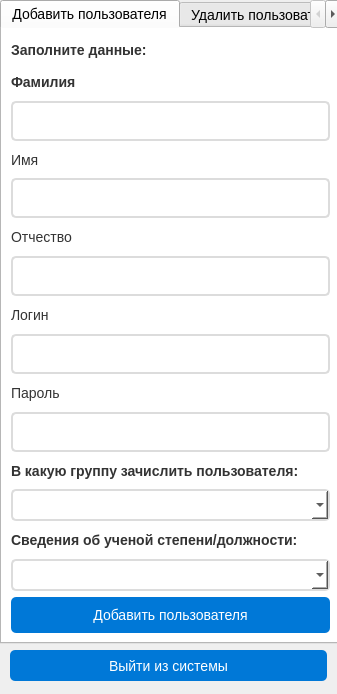
<?xml version="1.0" encoding="UTF-8"?>
<ui version="4.0">
 <class>Admin</class>
 <widget class="QWidget" name="Admin">
  <property name="geometry">
   <rect>
    <x>0</x>
    <y>0</y>
    <width>337</width>
    <height>694</height>
   </rect>
  </property>
  <property name="windowTitle">
   <string>Form</string>
  </property>
  <property name="styleSheet">
   <string notr="true">/* Admin Window Style */
QMainWindow {
    background-color: #f5f5f5; /* Светло-серый фон для главного окна */
    border: 1px solid #dcdcdc; /* Граница окна */
}

/* Tab Widgets Style */
QTabWidget {
    border: 2px solid #dcdcdc; /* Граница для таблицы */
    border-radius: 5px; /* Скругленные углы */
    background-color: #ffffff; /* Белый фон */
    font-size: 14px; /* Размер шрифта */
}

/* Line Edits */
QLineEdit {
    border: 2px solid #dcdcdc; /* Граница для полей ввода */
    border-radius: 5px; /* Скругленные углы */
    padding: 5px; /* Отступ внутри поля ввода */
    font-size: 14px; /* Размер шрифта */
    background-color: #ffffff; /* Белый фон */
}

/* Combo Box Style */
QComboBox {
    border: 2px solid #dcdcdc; /* Граница для комбо-бокса */
    border-radius: 5px; /* Скругленные углы */
    padding: 5px; /* Отступ внутри комбо-бокса */
    font-size: 14px; /* Размер шрифта */
    background-color: #ffffff; /* Белый фон */
}

/* Buttons */
QPushButton {
    background-color: #0078d7; /* Синий фон кнопки */
    color: #ffffff; /* Белый цвет текста */
    border: none; /* Убираем границу */
    border-radius: 5px; /* Скругленные углы */
    padding: 10px; /* Отступ внутри кнопки */
    font-size: 14px; /* Размер шрифта */
}

QPushButton:hover {
    background-color: #005bb5; /* Темно-синий фон при наведении */
}

QPushButton:pressed {
    background-color: #004494; /* Еще более темный фон при нажатии */
}

/* Labels */
QLabel {
    font-size: 14px; /* Размер шрифта */
    color: #333333; /* Темно-серый цвет текста */
}

/* Message Boxes */
QMessageBox {
    background-color: #ffffff; /* Белый фон для окон сообщений */
    border: 1px solid #dcdcdc; /* Граница окна сообщения */
}
</string>
  </property>
  <widget class="QTabWidget" name="tabWidget">
   <property name="geometry">
    <rect>
     <x>0</x>
     <y>0</y>
     <width>341</width>
     <height>644</height>
    </rect>
   </property>
   <property name="font">
    <font>
     <pointsize>-1</pointsize>
    </font>
   </property>
   <property name="currentIndex">
    <number>0</number>
   </property>
   <widget class="QWidget" name="tab">
    <attribute name="title">
     <string>Добавить пользователя</string>
    </attribute>
    <layout class="QVBoxLayout" name="verticalLayout">
     <item>
      <widget class="QLabel" name="label_4">
       <property name="font">
        <font>
         <pointsize>-1</pointsize>
         <bold>true</bold>
        </font>
       </property>
       <property name="text">
        <string>Заполните данные:</string>
       </property>
      </widget>
     </item>
     <item>
      <widget class="QLabel" name="label">
       <property name="minimumSize">
        <size>
         <width>0</width>
         <height>25</height>
        </size>
       </property>
       <property name="font">
        <font>
         <pointsize>-1</pointsize>
         <bold>true</bold>
         <underline>false</underline>
        </font>
       </property>
       <property name="text">
        <string>Фамилия</string>
       </property>
      </widget>
     </item>
     <item>
      <widget class="QLineEdit" name="Family">
       <property name="minimumSize">
        <size>
         <width>0</width>
         <height>40</height>
        </size>
       </property>
      </widget>
     </item>
     <item>
      <widget class="QLabel" name="label_2">
       <property name="minimumSize">
        <size>
         <width>0</width>
         <height>25</height>
        </size>
       </property>
       <property name="font">
        <font>
         <pointsize>-1</pointsize>
         <strikeout>false</strikeout>
        </font>
       </property>
       <property name="text">
        <string>Имя</string>
       </property>
      </widget>
     </item>
     <item>
      <widget class="QLineEdit" name="Name">
       <property name="minimumSize">
        <size>
         <width>0</width>
         <height>40</height>
        </size>
       </property>
      </widget>
     </item>
     <item>
      <widget class="QLabel" name="label_3">
       <property name="minimumSize">
        <size>
         <width>0</width>
         <height>25</height>
        </size>
       </property>
       <property name="font">
        <font>
         <pointsize>-1</pointsize>
        </font>
       </property>
       <property name="text">
        <string>Отчество</string>
       </property>
      </widget>
     </item>
     <item>
      <widget class="QLineEdit" name="Patronymic">
       <property name="minimumSize">
        <size>
         <width>0</width>
         <height>40</height>
        </size>
       </property>
      </widget>
     </item>
     <item>
      <widget class="QLabel" name="label_11">
       <property name="minimumSize">
        <size>
         <width>0</width>
         <height>25</height>
        </size>
       </property>
       <property name="font">
        <font>
         <pointsize>-1</pointsize>
        </font>
       </property>
       <property name="text">
        <string>Логин</string>
       </property>
      </widget>
     </item>
     <item>
      <widget class="QLineEdit" name="Login">
       <property name="minimumSize">
        <size>
         <width>0</width>
         <height>40</height>
        </size>
       </property>
       <property name="text">
        <string/>
       </property>
      </widget>
     </item>
     <item>
      <widget class="QLabel" name="label_12">
       <property name="minimumSize">
        <size>
         <width>0</width>
         <height>25</height>
        </size>
       </property>
       <property name="font">
        <font>
         <pointsize>-1</pointsize>
        </font>
       </property>
       <property name="text">
        <string>Пароль</string>
       </property>
      </widget>
     </item>
     <item>
      <widget class="QLineEdit" name="Password">
       <property name="minimumSize">
        <size>
         <width>0</width>
         <height>40</height>
        </size>
       </property>
       <property name="text">
        <string/>
       </property>
      </widget>
     </item>
     <item>
      <widget class="QLabel" name="label_5">
       <property name="minimumSize">
        <size>
         <width>0</width>
         <height>25</height>
        </size>
       </property>
       <property name="font">
        <font>
         <pointsize>-1</pointsize>
         <bold>true</bold>
        </font>
       </property>
       <property name="text">
        <string>В какую группу зачислить пользователя:</string>
       </property>
      </widget>
     </item>
     <item>
      <widget class="QComboBox" name="RoleComboBox">
       <item>
        <property name="text">
         <string/>
        </property>
       </item>
       <item>
        <property name="text">
         <string>Администратор</string>
        </property>
       </item>
       <item>
        <property name="text">
         <string>Представитель кафедры</string>
        </property>
       </item>
       <item>
        <property name="text">
         <string>Преподаватель</string>
        </property>
       </item>
       <item>
        <property name="text">
         <string>Учебно-вспомогательный персонал</string>
        </property>
       </item>
      </widget>
     </item>
     <item>
      <widget class="QLabel" name="label_6">
       <property name="minimumSize">
        <size>
         <width>0</width>
         <height>25</height>
        </size>
       </property>
       <property name="font">
        <font>
         <pointsize>-1</pointsize>
         <bold>true</bold>
        </font>
       </property>
       <property name="text">
        <string>Сведения об ученой степени/должности:</string>
       </property>
      </widget>
     </item>
     <item>
      <widget class="QComboBox" name="DegreeComboBox"/>
     </item>
     <item>
      <widget class="QPushButton" name="CreateButton">
       <property name="minimumSize">
        <size>
         <width>0</width>
         <height>35</height>
        </size>
       </property>
       <property name="cursor">
        <cursorShape>PointingHandCursor</cursorShape>
       </property>
       <property name="text">
        <string>Добавить пользователя</string>
       </property>
      </widget>
     </item>
    </layout>
   </widget>
   <widget class="QWidget" name="tab_2">
    <attribute name="title">
     <string>Удалить пользователя</string>
    </attribute>
    <layout class="QVBoxLayout" name="verticalLayout_2">
     <item>
      <widget class="QLabel" name="label_7">
       <property name="minimumSize">
        <size>
         <width>0</width>
         <height>10</height>
        </size>
       </property>
       <property name="maximumSize">
        <size>
         <width>2000</width>
         <height>20</height>
        </size>
       </property>
       <property name="font">
        <font>
         <pointsize>-1</pointsize>
         <bold>true</bold>
        </font>
       </property>
       <property name="text">
        <string>Заполните данные:</string>
       </property>
      </widget>
     </item>
     <item>
      <widget class="QLabel" name="label_8">
       <property name="minimumSize">
        <size>
         <width>0</width>
         <height>25</height>
        </size>
       </property>
       <property name="maximumSize">
        <size>
         <width>16777215</width>
         <height>25</height>
        </size>
       </property>
       <property name="font">
        <font>
         <pointsize>-1</pointsize>
        </font>
       </property>
       <property name="text">
        <string>Фамилия</string>
       </property>
      </widget>
     </item>
     <item>
      <widget class="QLineEdit" name="Family_del">
       <property name="minimumSize">
        <size>
         <width>20</width>
         <height>40</height>
        </size>
       </property>
       <property name="maximumSize">
        <size>
         <width>16777215</width>
         <height>16777215</height>
        </size>
       </property>
      </widget>
     </item>
     <item>
      <widget class="QLabel" name="label_9">
       <property name="minimumSize">
        <size>
         <width>0</width>
         <height>25</height>
        </size>
       </property>
       <property name="maximumSize">
        <size>
         <width>16777215</width>
         <height>25</height>
        </size>
       </property>
       <property name="font">
        <font>
         <pointsize>-1</pointsize>
        </font>
       </property>
       <property name="text">
        <string>Имя</string>
       </property>
      </widget>
     </item>
     <item>
      <widget class="QLineEdit" name="Name_del">
       <property name="minimumSize">
        <size>
         <width>0</width>
         <height>40</height>
        </size>
       </property>
      </widget>
     </item>
     <item>
      <widget class="QLabel" name="label_10">
       <property name="maximumSize">
        <size>
         <width>16777215</width>
         <height>25</height>
        </size>
       </property>
       <property name="font">
        <font>
         <pointsize>-1</pointsize>
        </font>
       </property>
       <property name="text">
        <string>Отчество</string>
       </property>
      </widget>
     </item>
     <item>
      <widget class="QLineEdit" name="Patronymic_del">
       <property name="minimumSize">
        <size>
         <width>0</width>
         <height>40</height>
        </size>
       </property>
      </widget>
     </item>
     <item>
      <widget class="QLabel" name="label_13">
       <property name="maximumSize">
        <size>
         <width>16777215</width>
         <height>25</height>
        </size>
       </property>
       <property name="font">
        <font>
         <pointsize>-1</pointsize>
        </font>
       </property>
       <property name="text">
        <string>Логин</string>
       </property>
      </widget>
     </item>
     <item>
      <widget class="QLineEdit" name="Login_del">
       <property name="minimumSize">
        <size>
         <width>0</width>
         <height>40</height>
        </size>
       </property>
      </widget>
     </item>
     <item>
      <widget class="QLabel" name="label_14">
       <property name="maximumSize">
        <size>
         <width>16777215</width>
         <height>25</height>
        </size>
       </property>
       <property name="font">
        <font>
         <pointsize>-1</pointsize>
        </font>
       </property>
       <property name="text">
        <string>Пароль</string>
       </property>
      </widget>
     </item>
     <item>
      <widget class="QLineEdit" name="Password_del">
       <property name="minimumSize">
        <size>
         <width>0</width>
         <height>40</height>
        </size>
       </property>
      </widget>
     </item>
     <item>
      <widget class="QPushButton" name="DeleteButton">
       <property name="minimumSize">
        <size>
         <width>0</width>
         <height>35</height>
        </size>
       </property>
       <property name="cursor">
        <cursorShape>PointingHandCursor</cursorShape>
       </property>
       <property name="text">
        <string>Удалить пользователя</string>
       </property>
      </widget>
     </item>
    </layout>
   </widget>
  </widget>
  <widget class="QPushButton" name="CloseButton">
   <property name="geometry">
    <rect>
     <x>10</x>
     <y>650</y>
     <width>317</width>
     <height>31</height>
    </rect>
   </property>
   <property name="minimumSize">
    <size>
     <width>317</width>
     <height>30</height>
    </size>
   </property>
   <property name="text">
    <string>Выйти из системы</string>
   </property>
  </widget>
 </widget>
 <resources/>
 <connections/>
</ui>
